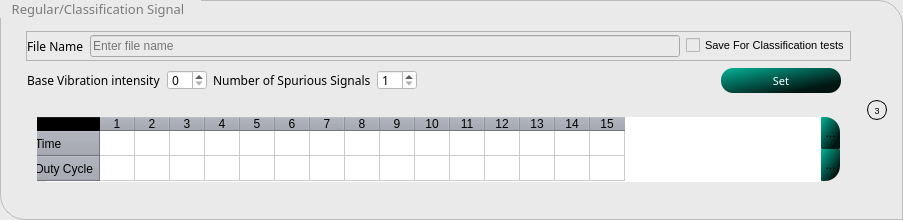
                 <widget class="QGroupBox" name="normalGroupBox">
                  <property name="enabled">
                   <bool>true</bool>
                  </property>
                  <property name="minimumSize">
                   <size>
                    <width>0</width>
                    <height>220</height>
                   </size>
                  </property>
                  <property name="maximumSize">
                   <size>
                    <width>16777215</width>
                    <height>200</height>
                   </size>
                  </property>
                  <property name="font">
                   <font>
                    <family>Ubuntu Light</family>
                    <pointsize>10</pointsize>
                   </font>
                  </property>
                  <property name="styleSheet">
                   <string notr="true">QGroupBox{margin: 2ex;
		border: 1px solid rgb(188, 188, 188);
		border-bottom-left-radius: 25px;
		border-top-right-radius: 25px;
		background-color: rgb(234, 234, 234);
}
QGroupBox::title {
    subcontrol-origin: margin;
    subcontrol-position: top left; /* position at the top center */
    padding: 0px  15px 0px  10px;
    background-color: none;
	border-top-right-radius: 5px;
	font: 20 20pt &quot;Roboto Light&quot;;    color:rgb(122, 122, 122);
}</string>
                  </property>
                  <property name="title">
                   <string>Regular/Classification Signal</string>
                  </property>
                  <property name="checkable">
                   <bool>false</bool>
                  </property>
                  <layout class="QHBoxLayout" name="horizontalLayout_30">
                   <property name="leftMargin">
                    <number>15</number>
                   </property>
                   <property name="topMargin">
                    <number>20</number>
                   </property>
                   <property name="rightMargin">
                    <number>15</number>
                   </property>
                   <property name="bottomMargin">
                    <number>20</number>
                   </property>
                   <item>
                    <widget class="QFrame" name="frame_14">
                     <property name="styleSheet">
                      <string notr="true">background-color: transparent;</string>
                     </property>
                     <property name="frameShape">
                      <enum>QFrame::StyledPanel</enum>
                     </property>
                     <property name="frameShadow">
                      <enum>QFrame::Raised</enum>
                     </property>
                     <layout class="QVBoxLayout" name="verticalLayout_12">
                      <item>
                       <widget class="QFrame" name="frame_35">
                        <property name="minimumSize">
                         <size>
                          <width>0</width>
                          <height>30</height>
                         </size>
                        </property>
                        <property name="maximumSize">
                         <size>
                          <width>16777215</width>
                          <height>30</height>
                         </size>
                        </property>
                        <property name="styleSheet">
                         <string notr="true">background-color: rgb(234, 234, 234);</string>
                        </property>
                        <property name="frameShape">
                         <enum>QFrame::StyledPanel</enum>
                        </property>
                        <property name="frameShadow">
                         <enum>QFrame::Raised</enum>
                        </property>
                        <layout class="QHBoxLayout" name="horizontalLayout_11">
                         <property name="leftMargin">
                          <number>0</number>
                         </property>
                         <property name="topMargin">
                          <number>0</number>
                         </property>
                         <property name="rightMargin">
                          <number>0</number>
                         </property>
                         <property name="bottomMargin">
                          <number>0</number>
                         </property>
                         <item>
                          <widget class="QLabel" name="label_25">
                           <property name="font">
                            <font>
                             <family>Ubuntu Light</family>
                            </font>
                           </property>
                           <property name="text">
                            <string>File Name</string>
                           </property>
                          </widget>
                         </item>
                         <item>
                          <widget class="QLineEdit" name="NormalSignalFile">
                           <property name="styleSheet">
                            <string notr="true">background-color: rgb(234, 234, 234);
font: 300 9pt &quot;Ubuntu Light&quot;;
</string>
                           </property>
                           <property name="placeholderText">
                            <string>Enter file name</string>
                           </property>
                          </widget>
                         </item>
                         <item>
                          <widget class="QCheckBox" name="saveForClassificationCheck">
                           <property name="font">
                            <font>
                             <family>Ubuntu</family>
                             <pointsize>8</pointsize>
                            </font>
                           </property>
                           <property name="text">
                            <string>Save For Classification tests</string>
                           </property>
                          </widget>
                         </item>
                        </layout>
                       </widget>
                      </item>
                      <item>
                       <widget class="QFrame" name="frame_18">
                        <property name="frameShape">
                         <enum>QFrame::StyledPanel</enum>
                        </property>
                        <property name="frameShadow">
                         <enum>QFrame::Raised</enum>
                        </property>
                        <layout class="QHBoxLayout" name="horizontalLayout_34">
                         <property name="leftMargin">
                          <number>0</number>
                         </property>
                         <property name="topMargin">
                          <number>0</number>
                         </property>
                         <property name="bottomMargin">
                          <number>0</number>
                         </property>
                         <item>
                          <widget class="QLabel" name="label_15">
                           <property name="font">
                            <font>
                             <family>Ubuntu Light</family>
                            </font>
                           </property>
                           <property name="text">
                            <string>Base Vibration intensity</string>
                           </property>
                          </widget>
                         </item>
                         <item>
                          <widget class="QSpinBox" name="normalBasePWM_2">
                           <property name="minimumSize">
                            <size>
                             <width>40</width>
                             <height>20</height>
                            </size>
                           </property>
                           <property name="maximumSize">
                            <size>
                             <width>40</width>
                             <height>20</height>
                            </size>
                           </property>
                           <property name="font">
                            <font>
                             <family>Ubuntu Light</family>
                            </font>
                           </property>
                           <property name="styleSheet">
                            <string notr="true">background-color: rgb(255, 255, 255);
color: rgb(0, 0, 0);</string>
                           </property>
                          </widget>
                         </item>
                         <item>
                          <widget class="QLabel" name="label_21">
                           <property name="font">
                            <font>
                             <family>Ubuntu Light</family>
                            </font>
                           </property>
                           <property name="text">
                            <string>Number of Spurious Signals</string>
                           </property>
                          </widget>
                         </item>
                         <item>
                          <widget class="QSpinBox" name="numberAbSpuriousSignal">
                           <property name="minimumSize">
                            <size>
                             <width>40</width>
                             <height>20</height>
                            </size>
                           </property>
                           <property name="maximumSize">
                            <size>
                             <width>40</width>
                             <height>20</height>
                            </size>
                           </property>
                           <property name="font">
                            <font>
                             <family>Ubuntu Light</family>
                            </font>
                           </property>
                           <property name="styleSheet">
                            <string notr="true">background-color: rgb(255, 255, 255);
color: rgb(0, 0, 0);</string>
                           </property>
                           <property name="minimum">
                            <number>1</number>
                           </property>
                           <property name="maximum">
                            <number>10</number>
                           </property>
                           <property name="value">
                            <number>1</number>
                           </property>
                          </widget>
                         </item>
                         <item>
                          <spacer name="horizontalSpacer_4">
                           <property name="orientation">
                            <enum>Qt::Horizontal</enum>
                           </property>
                           <property name="sizeHint" stdset="0">
                            <size>
                             <width>298</width>
                             <height>20</height>
                            </size>
                           </property>
                          </spacer>
                         </item>
                         <item>
                          <widget class="QPushButton" name="adjustTableBtn">
                           <property name="minimumSize">
                            <size>
                             <width>120</width>
                             <height>25</height>
                            </size>
                           </property>
                           <property name="maximumSize">
                            <size>
                             <width>120</width>
                             <height>25</height>
                            </size>
                           </property>
                           <property name="font">
                            <font>
                             <family>Ubuntu Light</family>
                             <pointsize>8</pointsize>
                            </font>
                           </property>
                           <property name="toolTip">
                            <string>Start Generating signal</string>
                           </property>
                           <property name="styleSheet">
                            <string notr="true">background-color: qlineargradient(spread:pad, x1:0.042, y1:0.0397727, x2:0.949, y2:0.971591, stop:0 rgba(4, 170, 145, 255), stop:0.812207 rgba(1, 21, 18, 255));
color: rgb(255, 255, 255);
border-radius:12px;</string>
                           </property>
                           <property name="text">
                            <string>Set</string>
                           </property>
                          </widget>
                         </item>
                        </layout>
                       </widget>
                      </item>
                      <item>
                       <widget class="QFrame" name="frame_36">
                        <property name="sizePolicy">
                         <sizepolicy hsizetype="Expanding" vsizetype="Preferred">
                          <horstretch>0</horstretch>
                          <verstretch>0</verstretch>
                         </sizepolicy>
                        </property>
                        <property name="maximumSize">
                         <size>
                          <width>16777215</width>
                          <height>16777215</height>
                         </size>
                        </property>
                        <property name="styleSheet">
                         <string notr="true"/>
                        </property>
                        <property name="frameShape">
                         <enum>QFrame::StyledPanel</enum>
                        </property>
                        <property name="frameShadow">
                         <enum>QFrame::Raised</enum>
                        </property>
                        <layout class="QHBoxLayout" name="horizontalLayout_29">
                         <property name="bottomMargin">
                          <number>0</number>
                         </property>
                         <item>
                          <widget class="QFrame" name="frame_38">
                           <property name="minimumSize">
                            <size>
                             <width>540</width>
                             <height>66</height>
                            </size>
                           </property>
                           <property name="maximumSize">
                            <size>
                             <width>16777215</width>
                             <height>66</height>
                            </size>
                           </property>
                           <property name="frameShape">
                            <enum>QFrame::StyledPanel</enum>
                           </property>
                           <property name="frameShadow">
                            <enum>QFrame::Raised</enum>
                           </property>
                           <layout class="QHBoxLayout" name="horizontalLayout_33">
                            <property name="spacing">
                             <number>0</number>
                            </property>
                            <property name="leftMargin">
                             <number>0</number>
                            </property>
                            <property name="topMargin">
                             <number>0</number>
                            </property>
                            <property name="rightMargin">
                             <number>0</number>
                            </property>
                            <property name="bottomMargin">
                             <number>0</number>
                            </property>
                            <item>
                             <widget class="QTableWidget" name="NormalSignalTable">
                              <property name="minimumSize">
                               <size>
                                <width>520</width>
                                <height>66</height>
                               </size>
                              </property>
                              <property name="maximumSize">
                               <size>
                                <width>16777215</width>
                                <height>66</height>
                               </size>
                              </property>
                              <property name="font">
                               <font>
                                <family>Ubuntu Light</family>
                               </font>
                              </property>
                              <property name="styleSheet">
                               <string notr="true">QTableWidget {	
	background-color: rgb(255, 255, 255);
	border-bottom-right-radius: 0px;
	border-bottom-left-radius: 15px;
	gridline-color: rgb(204, 204, 204);
	border: 0px solid;
}

QHeaderView::section{
	Background-color: rgb(163, 166, 179);
	gridline-color: rgb(102, 102, 102) ;
	margin:-2px;
	border-right: 1px solid;
	font: 300 9pt &quot;Ubuntu Light&quot;;
}

QTableWidget::item {
	font: 300 9pt &quot;Ubuntu Light&quot;;
	gridline-color: rgb(163, 166, 179) ;
    text-align: centre;
	}

QTableWidget::item:selected{
	color: white;
	background-color: rgb(2, 93, 70);
}</string>
                              </property>
                              <property name="frameShape">
                               <enum>QFrame::StyledPanel</enum>
                              </property>
                              <property name="frameShadow">
                               <enum>QFrame::Plain</enum>
                              </property>
                              <property name="lineWidth">
                               <number>0</number>
                              </property>
                              <property name="verticalScrollBarPolicy">
                               <enum>Qt::ScrollBarAlwaysOff</enum>
                              </property>
                              <property name="horizontalScrollBarPolicy">
                               <enum>Qt::ScrollBarAlwaysOff</enum>
                              </property>
                              <property name="autoScroll">
                               <bool>true</bool>
                              </property>
                              <property name="cornerButtonEnabled">
                               <bool>true</bool>
                              </property>
                              <property name="rowCount">
                               <number>2</number>
                              </property>
                              <attribute name="horizontalHeaderMinimumSectionSize">
                               <number>35</number>
                              </attribute>
                              <attribute name="horizontalHeaderDefaultSectionSize">
                               <number>35</number>
                              </attribute>
                              <attribute name="horizontalHeaderHighlightSections">
                               <bool>false</bool>
                              </attribute>
                              <attribute name="horizontalHeaderStretchLastSection">
                               <bool>false</bool>
                              </attribute>
                              <attribute name="verticalHeaderVisible">
                               <bool>true</bool>
                              </attribute>
                              <attribute name="verticalHeaderCascadingSectionResizes">
                               <bool>false</bool>
                              </attribute>
                              <attribute name="verticalHeaderMinimumSectionSize">
                               <number>25</number>
                              </attribute>
                              <attribute name="verticalHeaderDefaultSectionSize">
                               <number>25</number>
                              </attribute>
                              <attribute name="verticalHeaderHighlightSections">
                               <bool>false</bool>
                              </attribute>
                              <row>
                               <property name="text">
                                <string>Time</string>
                               </property>
                              </row>
                              <row>
                               <property name="text">
                                <string>Duty Cycle</string>
                               </property>
                              </row>
                              <column>
                               <property name="text">
                                <string>1</string>
                               </property>
                              </column>
                              <column>
                               <property name="text">
                                <string>2</string>
                               </property>
                              </column>
                              <column>
                               <property name="text">
                                <string>3</string>
                               </property>
                              </column>
                              <column>
                               <property name="text">
                                <string>4</string>
                               </property>
                              </column>
                              <column>
                               <property name="text">
                                <string>5</string>
                               </property>
                              </column>
                              <column>
                               <property name="text">
                                <string>6</string>
                               </property>
                              </column>
                              <column>
                               <property name="text">
                                <string>7</string>
                               </property>
                              </column>
                              <column>
                               <property name="text">
                                <string>8</string>
                               </property>
                              </column>
                              <column>
                               <property name="text">
                                <string>9</string>
                               </property>
                              </column>
                              <column>
                               <property name="text">
                                <string>10</string>
                               </property>
                              </column>
                              <column>
                               <property name="text">
                                <string>11</string>
                               </property>
                              </column>
                              <column>
                               <property name="text">
                                <string>12</string>
                               </property>
                              </column>
                              <column>
                               <property name="text">
                                <string>13</string>
                               </property>
                              </column>
                              <column>
                               <property name="text">
                                <string>14</string>
                               </property>
                              </column>
                              <column>
                               <property name="text">
                                <string>15</string>
                               </property>
                              </column>
                             </widget>
                            </item>
                            <item>
                             <widget class="QFrame" name="frame_39">
                              <property name="maximumSize">
                               <size>
                                <width>22</width>
                                <height>16777215</height>
                               </size>
                              </property>
                              <property name="styleSheet">
                               <string notr="true">border-radius:1px;
border-top-right-radius:15px;
border-bottom-right-radius:15px;
border:0px solid;
</string>
                              </property>
                              <property name="frameShape">
                               <enum>QFrame::StyledPanel</enum>
                              </property>
                              <property name="frameShadow">
                               <enum>QFrame::Raised</enum>
                              </property>
                              <layout class="QVBoxLayout" name="verticalLayout_21">
                               <property name="spacing">
                                <number>0</number>
                               </property>
                               <property name="leftMargin">
                                <number>0</number>
                               </property>
                               <property name="topMargin">
                                <number>0</number>
                               </property>
                               <property name="rightMargin">
                                <number>0</number>
                               </property>
                               <property name="bottomMargin">
                                <number>0</number>
                               </property>
                               <item>
                                <widget class="QToolButton" name="repeatNormal">
                                 <property name="sizePolicy">
                                  <sizepolicy hsizetype="Fixed" vsizetype="Expanding">
                                   <horstretch>0</horstretch>
                                   <verstretch>0</verstretch>
                                  </sizepolicy>
                                 </property>
                                 <property name="styleSheet">
                                  <string notr="true">QToolButton:hover{
	background-color: rgb(41, 203, 179);
}
QToolButton{
border-radius:1px;
border-top-right-radius:15px;

border:0px solid;
background-color: qlineargradient(spread:pad, x1:0.042, y1:0.0397727, x2:0.949, y2:0.971591, stop:0 rgba(4, 170, 145, 255), stop:0.812207 rgba(1, 21, 18, 255));
}</string>
                                 </property>
                                 <property name="text">
                                  <string>...</string>
                                 </property>
                                 <property name="icon">
                                  <iconset resource="icons.qrc">
                                   <normaloff>:/16x16/cil-loop-circular.png</normaloff>:/16x16/cil-loop-circular.png</iconset>
                                 </property>
                                </widget>
                               </item>
                               <item>
                                <widget class="QToolButton" name="sendRegularSignalBtn">
                                 <property name="sizePolicy">
                                  <sizepolicy hsizetype="Fixed" vsizetype="Expanding">
                                   <horstretch>0</horstretch>
                                   <verstretch>0</verstretch>
                                  </sizepolicy>
                                 </property>
                                 <property name="styleSheet">
                                  <string notr="true">QToolButton:hover{
	background-color: rgb(41, 203, 179);;
}
QToolButton{
border-radius:1px;
border-bottom-right-radius:15px;

border:0px solid;
background-color: qlineargradient(spread:pad, x1:0.042, y1:0.0397727, x2:0.949, y2:0.971591, stop:0 rgba(4, 170, 145, 255), stop:0.812207 rgba(1, 21, 18, 255));
}</string>
                                 </property>
                                 <property name="text">
                                  <string>...</string>
                                 </property>
                                 <property name="icon">
                                  <iconset resource="icons.qrc">
                                   <normaloff>:/16x16/cil-power-standby.png</normaloff>:/16x16/cil-power-standby.png</iconset>
                                 </property>
                                </widget>
                               </item>
                              </layout>
                             </widget>
                            </item>
                           </layout>
                          </widget>
                         </item>
                        </layout>
                       </widget>
                      </item>
                     </layout>
                    </widget>
                   </item>
                   <item>
                    <widget class="QLabel" name="label_35">
                     <property name="minimumSize">
                      <size>
                       <width>20</width>
                       <height>20</height>
                      </size>
                     </property>
                     <property name="maximumSize">
                      <size>
                       <width>20</width>
                       <height>20</height>
                      </size>
                     </property>
                     <property name="font">
                      <font>
                       <family>Ubuntu</family>
                       <pointsize>7</pointsize>
                       <italic>false</italic>
                       <bold>false</bold>
                      </font>
                     </property>
                     <property name="layoutDirection">
                      <enum>Qt::LeftToRight</enum>
                     </property>
                     <property name="styleSheet">
                      <string notr="true">QFrame{
	font: 7pt &quot;Ubuntu&quot;;
	border-radius:  10px;
	border: 1px solid;
}
</string>
                     </property>
                     <property name="text">
                      <string>3</string>
                     </property>
                     <property name="alignment">
                      <set>Qt::AlignCenter</set>
                     </property>
                    </widget>
                   </item>
                  </layout>
                 </widget>
